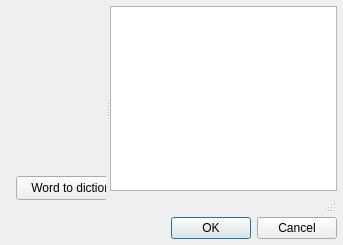
<?xml version="1.0" encoding="UTF-8"?>
<ui version="4.0">
 <class>WordToGroupForm</class>
 <widget class="DialogWindow" name="WordToGroupForm">
  <property name="geometry">
   <rect>
    <x>0</x>
    <y>0</y>
    <width>343</width>
    <height>245</height>
   </rect>
  </property>
  <property name="windowTitle">
   <string>zkanji - Select word group</string>
  </property>
  <widget class="QWidget" name="centralwidget">
   <layout class="QVBoxLayout" name="verticalLayout">
    <property name="spacing">
     <number>4</number>
    </property>
    <property name="leftMargin">
     <number>6</number>
    </property>
    <property name="topMargin">
     <number>6</number>
    </property>
    <property name="rightMargin">
     <number>6</number>
    </property>
    <property name="bottomMargin">
     <number>6</number>
    </property>
    <item>
     <widget class="QSplitter" name="splitter">
      <property name="sizePolicy">
       <sizepolicy hsizetype="Expanding" vsizetype="Expanding">
        <horstretch>0</horstretch>
        <verstretch>0</verstretch>
       </sizepolicy>
      </property>
      <property name="orientation">
       <enum>Qt::Horizontal</enum>
      </property>
      <property name="childrenCollapsible">
       <bool>false</bool>
      </property>
      <widget class="GroupWidget" name="groupWidget" native="true">
       <property name="sizePolicy">
        <sizepolicy hsizetype="Preferred" vsizetype="Expanding">
         <horstretch>0</horstretch>
         <verstretch>0</verstretch>
        </sizepolicy>
       </property>
       <widget class="QToolButton" name="switchButton">
        <property name="geometry">
         <rect>
          <x>10</x>
          <y>170</y>
          <width>136</width>
          <height>24</height>
         </rect>
        </property>
        <property name="toolTip">
         <string>Switch to adding word to dictionary</string>
        </property>
        <property name="text">
         <string>Word to dictionary...</string>
        </property>
        <property name="icon">
         <iconset resource="../Resources/resources.qrc">
          <normaloff>:/book.svg</normaloff>:/book.svg</iconset>
        </property>
        <property name="iconSize">
         <size>
          <width>18</width>
          <height>18</height>
         </size>
        </property>
        <property name="toolButtonStyle">
         <enum>Qt::ToolButtonTextBesideIcon</enum>
        </property>
       </widget>
      </widget>
      <widget class="QWidget" name="widget" native="true">
       <property name="sizePolicy">
        <sizepolicy hsizetype="Preferred" vsizetype="Preferred">
         <horstretch>1</horstretch>
         <verstretch>1</verstretch>
        </sizepolicy>
       </property>
       <layout class="QVBoxLayout" name="verticalLayout_2">
        <property name="spacing">
         <number>0</number>
        </property>
        <property name="leftMargin">
         <number>0</number>
        </property>
        <property name="topMargin">
         <number>0</number>
        </property>
        <property name="rightMargin">
         <number>0</number>
        </property>
        <property name="bottomMargin">
         <number>0</number>
        </property>
        <item>
         <widget class="ZDictionaryListView" name="wordsTable">
          <property name="sizePolicy">
           <sizepolicy hsizetype="Expanding" vsizetype="Expanding">
            <horstretch>1</horstretch>
            <verstretch>1</verstretch>
           </sizepolicy>
          </property>
         </widget>
        </item>
        <item>
         <widget class="ZStatusBar" name="listStatus"/>
        </item>
       </layout>
      </widget>
     </widget>
    </item>
    <item>
     <widget class="QDialogButtonBox" name="buttonBox">
      <property name="standardButtons">
       <set>QDialogButtonBox::Cancel|QDialogButtonBox::Ok</set>
      </property>
     </widget>
    </item>
   </layout>
  </widget>
 </widget>
 <customwidgets>
  <customwidget>
   <class>GroupWidget</class>
   <extends>QWidget</extends>
   <header>groupwidget.h</header>
   <container>1</container>
  </customwidget>
  <customwidget>
   <class>ZStatusBar</class>
   <extends>QStatusBar</extends>
   <header>zstatusbar.h</header>
   <container>1</container>
  </customwidget>
  <customwidget>
   <class>DialogWindow</class>
   <extends>QMainWindow</extends>
   <header>dialogwindow.h</header>
   <container>1</container>
  </customwidget>
  <customwidget>
   <class>ZDictionaryListView</class>
   <extends>QTableView</extends>
   <header>zdictionarylistview.h</header>
  </customwidget>
 </customwidgets>
 <tabstops>
  <tabstop>wordsTable</tabstop>
  <tabstop>switchButton</tabstop>
 </tabstops>
 <resources>
  <include location="Resources/resources.qrc"/>
 </resources>
 <connections/>
</ui>
